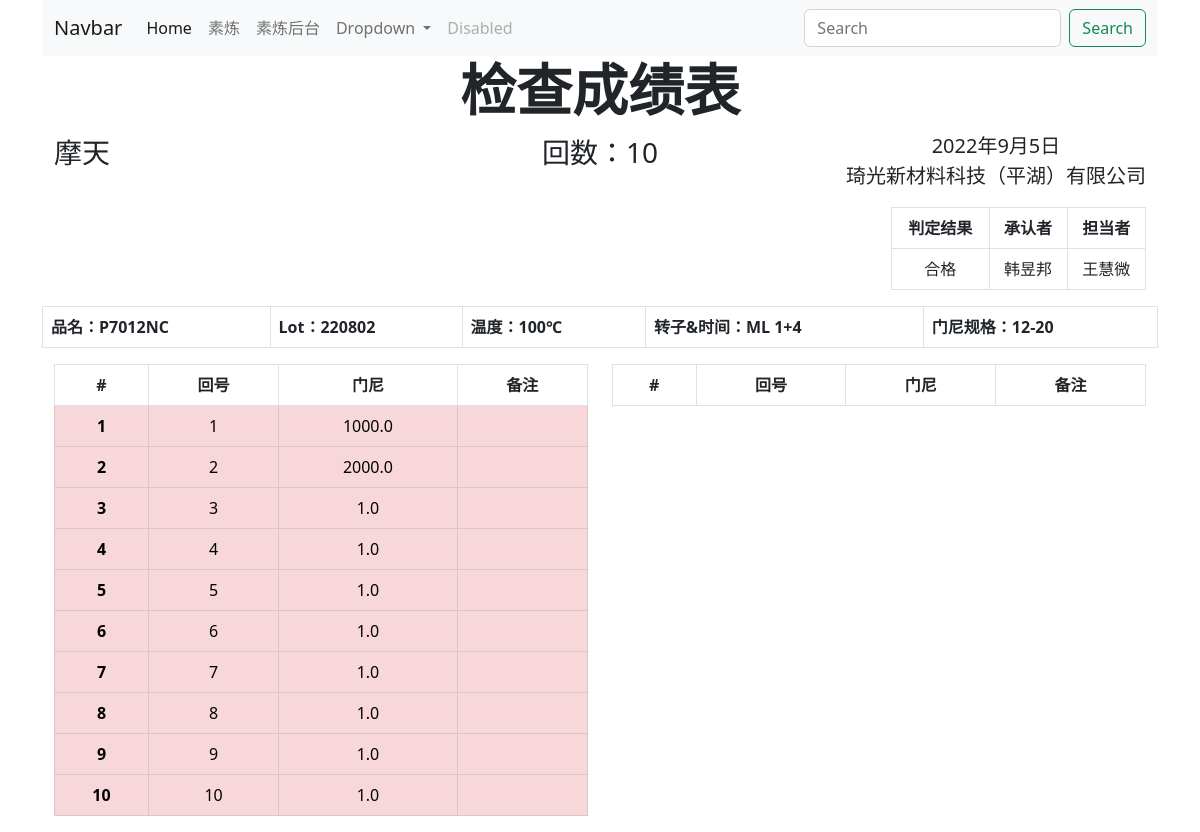
The page /mixs_dup/4/ on the database as committed earlier.
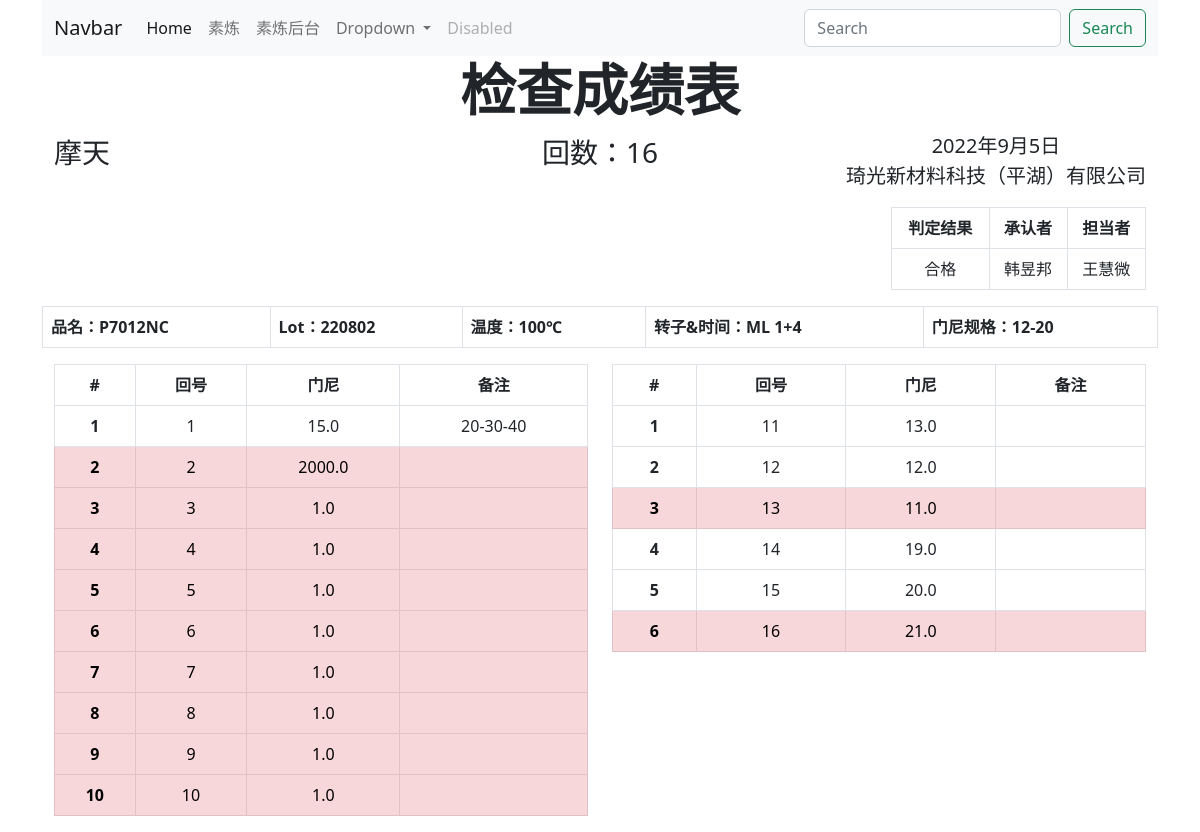
The same page on the database as committed later.
### mixs_dup/models.py (models this page shows, shortened)
class ProductionPlan(models.Model):
    item = models.ForeignKey(Item, on_delete=models.PROTECT, verbose_name='品名')
    lot = models.ForeignKey(Lot, on_delete=models.PROTECT, verbose_name='批号')
    created = models.DateField(blank=True, verbose_name='出表时间')
    class Meta:
        verbose_name = verbose_name_plural = '素炼成绩表'

class Item(models.Model):
    customer = models.ForeignKey(Customer, on_delete=models.PROTECT, verbose_name='客户')
    name = models.CharField(max_length=255, verbose_name='品名')
    mv = models.CharField(max_length=255, verbose_name='门尼')
    mv_min = models.FloatField(verbose_name='最小值')
    mv_max = models.FloatField(verbose_name='最大值')
    temperature = models.IntegerField(default=100, blank=True, verbose_name='温度')
    rotor = models.CharField(max_length=255, default='ML 1+4', verbose_name='转子')
    class Meta:
        verbose_name = verbose_name_plural = '品名清单'

class Customer(models.Model):
    abbreviation = models.CharField(max_length=10, verbose_name='缩写')
    name = models.CharField(max_length=255, verbose_name='公司名称')
    class Meta:
        verbose_name = verbose_name_plural = '客户'

class Detail(models.Model):
    plan = models.ForeignKey(ProductionPlan, on_delete=models.PROTECT)
    batch = models.IntegerField(verbose_name='回数')
    mv = models.FloatField(verbose_name='门尼值')
    comment = models.CharField(max_length=255, blank=True, verbose_name='回炼')
    shipment_status = models.BooleanField(default=False, verbose_name='出货状态')
    class Meta:
        verbose_name = verbose_name_plural = '详细信息'

class Lot(models.Model):
    lot = models.IntegerField(verbose_name='批号')
    def __str__(self):
        return str(self.lot)
    class Meta:
        verbose_name = verbose_name_plural = '批号'

### mixs_dup/views.py (the view)
# urls.py: path('<int:pp_id>/', views.detail, name='detail'),
def detail(request, pp_id):
    detail = get_object_or_404(ProductionPlan, pk=pp_id)
    return render(request, 'mixs_dup/detail.html', {'detail': detail, })

### mixs_dup/templates/mixs_dup/detail.html
{% extends 'mixs_dup/header.html' %}
{% block content %}
<h1 class="display-4 fw-bold text-center">检查成绩表</h1>
<div class="container text-center">
    <div class="row">
        <div class="col d-flex flex-row">
            <p class="fs-3">{{ detail.item.customer.name }}</p>
        </div>
        <div class="col">
                <p class="fs-3">回数：{{ detail.detail_set.all|length }}</p>
        </div>
        <div class="col d-flex flex-row-reverse">
            <p class="fs-5">{{ detail.created }}<br>琦光新材料科技（平湖）有限公司</p>
        </div>
    </div>
</div>
<div class="container text-center">
    <div class="row">
        <div class="col">
        </div>
        <div class="col">
        </div>
        <div class="col">
        </div>
        <div class="col">
            <table class="table table-bordered">
                <thead>
                <tr>
                    <th scope="col-3">判定结果</th>
                    <th scope="col-3">承认者</th>
                    <th scope="col-3">担当者</th>
                </tr>
                </thead>
                <tbody>
                <tr>
                    <td>合格</td>
                    <td>韩昱邦</td>
                    <td>王慧微</td>
                </tr>
                </tbody>
            </table>
        </div>
    </div>
</div>
<table class="table table-bordered">
    <tr>
        <th scope="col">品名：{{ detail.item.name }}</th>
        <th scope="col">Lot：{{ detail.lot }}</th>
        <th scope="col">温度：{{ detail.item.temperature }}℃</th>
        <th scope="col">转子&时间：{{ detail.item.rotor }}</th>
        <th scope="col">门尼规格：{{ detail.item.mv }}</th>
    </tr>
</table>
<div class="container text-center">
    <div class="row">
        <div class="col">
            <table class="table table-bordered">
                <thead>
                <tr>
                    <th scope="col" colspan="1">#</th>
                    <th scope="col" colspan="1">回号</th>
                    <th scope="col" colspan="1">门尼</th>
                    <th scope="col" colspan="2">备注</th>
                </tr>
                </thead>
                <tbody>
                {% for mv in detail.detail_set.all|slice:":10" %}
                {% if mv.mv < detail.item.mv_min or mv.mv > detail.item.mv_max %}
                <tr class="table-danger">
                    {% else %}
                <tr>
                    {% endif %}
                    <th scope="row" colspan="1">{{ forloop.counter }}</th>
                    <td colspan="1">{{ mv.batch }}</td>
                    <td colspan="1">{{ mv.mv }}</td>
                    <td colspan="2">{{ mv.comment }}</td>
                </tr>
                {% endfor %}
                </tbody>
            </table>
        </div>
        <div class="col">
            <table class="table table-bordered">
                <thead>
                <tr>
                    <th scope="col" colspan="1">#</th>
                    <th scope="col" colspan="1">回号</th>
                    <th scope="col" colspan="1">门尼</th>
                    <th scope="col-2" colspan="2">备注</th>
                </tr>
                </thead>
                <tbody>
                {% for mv in detail.detail_set.all|slice:"10:20" %}
                {% if mv.mv < detail.item.mv_min or mv.mv > detail.item.mv_max %}
                <tr class="table-danger">
                    {% else %}
                <tr>
                    {% endif %}
                    <th scope="row" colspan="1">{{ forloop.counter }}</th>
                    <td colspan="1">{{ mv.batch }}</td>
                    <td colspan="1">{{ mv.mv }}</td>
                    <td colspan="2">{{ mv.comment }}</td>
                </tr>
                {% endfor %}
                </tbody>
            </table>
        </div>
    </div>
</div>
{% endblock content %}

### mixs_dup/templates/mixs_dup/header.html (shortened to what this page needs)
<!doctype html>
<html lang="en">
<head>
    <link href="https://cdn.jsdelivr.net/npm/bootstrap@5.2.0/dist/css/bootstrap.min.css" rel="stylesheet"
>
</head>
<body>
<main role="main" class="container">
    <div class="starter-template">
        <nav class="navbar navbar-expand-lg bg-light">
            <div class="container-fluid">
                <a class="navbar-brand" href="/">Navbar</a>
                <div class="collapse navbar-collapse" id="navbarSupportedContent">
                    <ul class="navbar-nav me-auto mb-2 mb-lg-0">
                        <li class="nav-item">
                            <a class="nav-link active" aria-current="page" href="#">Home</a>
                        </li>
                        <li class="nav-item">
                            <a class="nav-link" href="/mixs_dup/">素炼</a>
                        </li>
                        <li class="nav-item">
                            <a class="nav-link" href="/admin/mixs_dup/productionplan/" target="view_window">素炼后台</a>
                        </li>
                        <li class="nav-item dropdown">
                            <a class="nav-link dropdown-toggle" href="#" role="button" data-bs-toggle="dropdown"
                               aria-expanded="false">
                                Dropdown
                            </a>
                        </li>
                        <li class="nav-item">
                            <a class="nav-link disabled">Disabled</a>
                        </li>
                    </ul>
                    <form class="d-flex" role="search">
                        <input class="form-control me-2" type="search" placeholder="Search" aria-label="Search">
                        <button class="btn btn-outline-success" type="submit">Search</button>
                    </form>
                </div>
            </div>
        </nav>
        {% block content %}{% endblock %}
    </div>
</main>
</body>
</html>

Rows that differ between the two databases and show on the page:
computed for ProductionPlan "摩天": detail_set.all|length "10" → "16"
changed Detail (number 1 of 16 on the later page): mv "1000.0" → "15.0"; comment (not shown) → "20-30-40"
added Detail: batch "11", mv "13.0"
added Detail: batch "12", mv "12.0"
added Detail: batch "13", mv "11.0"
added Detail: batch "14", mv "19.0"
added Detail: batch "15", mv "20.0"
added Detail: batch "16", mv "21.0"
